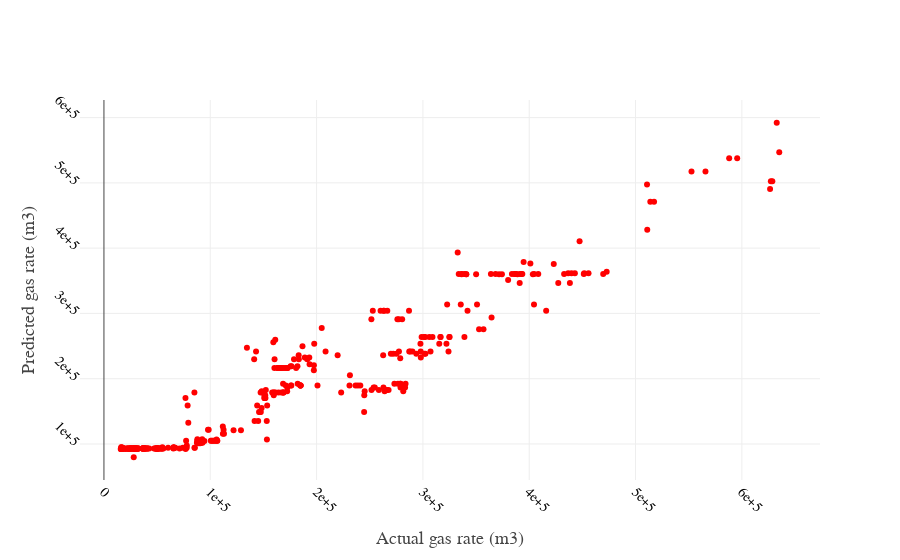

Write notebook code for a chart like this one.
### Code cell
y_pred_ada = scaler_y.inverse_transform(model_ada.predict(x_test).reshape(-1,1))
trace1 = go.Scatter(x = y_act.reshape(-1,),
                    y = y_pred_ada.reshape(-1,),
                   name = "Actual",
                   mode = 'markers',
                   line=dict(width=10),
                   marker = dict(
                    color = 'rgb(255, 0, 0)'))
data = [trace1]
layout = go.Layout(
    xaxis=dict(
        title='Actual gas rate (m3)',
        titlefont=dict(
            family='Arial, sans-serif',
            size=18,
            #color='lightgrey'
        ),
        showticklabels=True,
        tickangle=45,
        tickfont=dict(
            family='Old Standard TT, serif',
            size=14,
            color='black'
        ),
        exponentformat='e',
        showexponent='all'
    ),
    yaxis=dict(
        title='Predicted gas rate (m3)',
        titlefont=dict(
            family='Arial, sans-serif',
            size=18,
            #color='lightgrey'
        ),
        showticklabels=True,
        tickangle=45,
        tickfont=dict(
            family='Old Standard TT, serif',
            size=14,
            color='black'
        ),
        exponentformat='e',
        showexponent='all'
    )
)
fig = go.Figure(data=data, layout = layout)
py.iplot(fig)

### Figure 1 — Plotly figure (JSON) as saved in the notebook; plotly's stock layout.template omitted (floating-point values rounded to 4 significant figures; data arrays with more than 128 entries replaced by an {"elided": "..."} marker saying what was removed)
{"data": [{"line": {"width": 10}, "marker": {"color": "rgb(255, 0, 0)"}, "mode": "markers", "name": "Actual", "type": "scatter", "uid": "610d927e-fe44-4812-976a-feb560b88f16", "x": {"elided": "355 float values"}, "y": {"elided": "355 float values"}}], "layout": {"xaxis": {"exponentformat": "e", "showexponent": "all", "showticklabels": true, "tickangle": 45, "tickfont": {"color": "black", "family": "Old Standard TT, serif", "size": 14}, "title": {"font": {"family": "Arial, sans-serif", "size": 18}, "text": "Actual gas rate (m3)"}}, "yaxis": {"exponentformat": "e", "showexponent": "all", "showticklabels": true, "tickangle": 45, "tickfont": {"color": "black", "family": "Old Standard TT, serif", "size": 14}, "title": {"font": {"family": "Arial, sans-serif", "size": 18}, "text": "Predicted gas rate (m3)"}}}}
